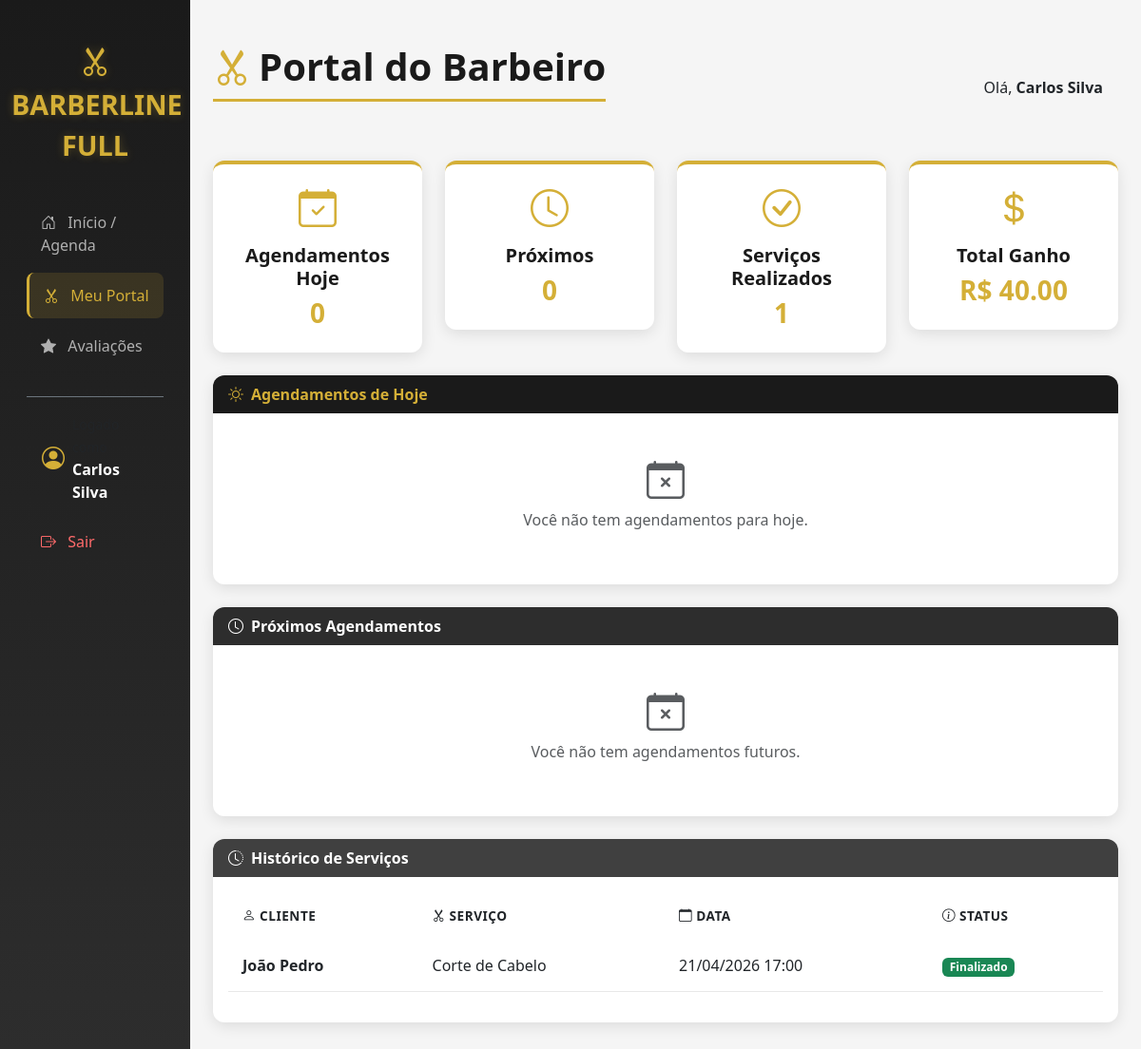
/portal-barbeiro/ (signed in), run on the app's committed database.
### usuarios/models.py (models this page shows, shortened)
class Usuario(AbstractUser):
    class Tipo(models.TextChoices):
        ADMIN = 'ADMIN', 'Administrador'
        BARBEIRO = 'BARBEIRO', 'Barbeiro'
        CLIENTE = 'CLIENTE', 'Cliente'
    tipo = models.CharField(
        max_length=20,
        choices=Tipo.choices,
        default=Tipo.CLIENTE
    )
    telefone = models.CharField(max_length=15, blank=True, null=True)

### agendamentos/models.py (models this page shows, shortened)
class Agendamento(models.Model):
    STATUS_CHOICES = [
        ('agendado', 'Agendado'),
        ('confirmado', 'Confirmado'),
        ('em_andamento', 'Em Andamento'),
        ('finalizado', 'Finalizado'),
        ('cancelado', 'Cancelado'),
    ]
    cliente = models.ForeignKey(
        settings.AUTH_USER_MODEL,
        on_delete=models.CASCADE,
        related_name='agendamentos_cliente'
    )
    barbeiro = models.ForeignKey(
        settings.AUTH_USER_MODEL,
        on_delete=models.CASCADE,
        related_name='agendamentos_barbeiro'
    )
    servico = models.ForeignKey(
        Servico,
        on_delete=models.CASCADE
    )
    data_hora = models.DateTimeField()
    status = models.CharField(
        max_length=20,
        choices=STATUS_CHOICES,
        default='agendado'
    )
    observacoes = models.TextField(blank=True, null=True)
    finalizado = models.BooleanField(default=False)

### core/models.py (models this page shows, shortened)
class Servico(models.Model):
    nome = models.CharField(max_length=100)
    descricao = models.TextField(blank=True, null=True)
    preco = models.DecimalField(max_digits=10, decimal_places=2)
    duracao_minutos = models.IntegerField(default=30)

### agendamentos/views.py (the view)
# urls.py: path('portal-barbeiro/', views.portal_barbeiro, name='portal_barbeiro'),
@login_required
def portal_barbeiro(request):
    if request.user.tipo != 'BARBEIRO':
        return redirect('dashboard')
    from django.utils import timezone
    agendamentos = Agendamento.objects.filter(barbeiro=request.user).order_by('-data_hora')
    agendamentos_hoje = agendamentos.filter(data_hora__date=timezone.now().date())
    agendamentos_futuros = agendamentos.filter(data_hora__gte=timezone.now())
    agendamentos_passados = agendamentos.filter(data_hora__lt=timezone.now())
    total_servicos = agendamentos.filter(status='finalizado').count()
    total_ganho = sum(a.servico.preco for a in agendamentos.filter(status='finalizado'))
    context = {
        'agendamentos': agendamentos,
        'agendamentos_hoje': agendamentos_hoje,
        'agendamentos_futuros': agendamentos_futuros,
        'agendamentos_passados': agendamentos_passados,
        'total_servicos': total_servicos,
        'total_ganho': total_ganho,
    }
    return render(request, 'portal_barbeiro.html', context)

### templates/portal_barbeiro.html (shortened to what this page needs)
{% extends 'base.html' %}
{% block content %}
<div class="d-flex justify-content-between align-items-center pt-3 pb-2 mb-4">
    <h1 class="page-header">
        <i class="bi bi-scissors me-2 text-gold"></i>Portal do Barbeiro
    </h1>
    <div>
        <span class="me-3">Olá, <strong>{{ user.first_name }} {{ user.last_name }}</strong></span>
    </div>
</div>
<div class="row mb-4">
    <div class="col-md-3">
        <div class="card text-center p-3" style="border-top: 4px solid var(--gold);">
            <i class="bi bi-calendar-check fs-1 icon-gold mb-2"></i>
            <h5>Agendamentos Hoje</h5>
            <h3 class="text-gold">{{ agendamentos_hoje.count }}</h3>
        </div>
    </div>
    <div class="col-md-3">
        <div class="card text-center p-3" style="border-top: 4px solid var(--gold);">
            <i class="bi bi-clock fs-1 icon-gold mb-2"></i>
            <h5>Próximos</h5>
            <h3 class="text-gold">{{ agendamentos_futuros.count }}</h3>
        </div>
    </div>
    <div class="col-md-3">
        <div class="card text-center p-3" style="border-top: 4px solid var(--gold);">
            <i class="bi bi-check-circle fs-1 icon-gold mb-2"></i>
            <h5>Serviços Realizados</h5>
            <h3 class="text-gold">{{ total_servicos }}</h3>
        </div>
    </div>
    <div class="col-md-3">
        <div class="card text-center p-3" style="border-top: 4px solid var(--gold);">
            <i class="bi bi-currency-dollar fs-1 icon-gold mb-2"></i>
            <h5>Total Ganho</h5>
            <h3 class="text-gold">R$ {{ total_ganho|floatformat:2 }}</h3>
        </div>
    </div>
</div>
<div class="card mb-4">
    <div class="card-header" style="background: var(--primary-black); color: var(--gold);">
        <i class="bi bi-sun me-2"></i>Agendamentos de Hoje
    </div>
    <div class="card-body">
        {% if agendamentos_hoje %}
        <div class="table-responsive">
            <table class="table table-hover">
                <thead>
                    <tr>
                        <th><i class="bi bi-person me-1"></i>Cliente</th>
                        <th><i class="bi bi-scissors me-1"></i>Serviço</th>
                        <th><i class="bi bi-clock me-1"></i>Horário</th>
                        <th><i class="bi bi-info-circle me-1"></i>Status</th>
                        <th><i class="bi bi-gear me-1"></i>Ações</th>
                    </tr>
                </thead>
                <tbody>
                    {% for a in agendamentos_hoje %}
                    <tr>
                        <td><strong>{{ a.cliente.first_name }} {{ a.cliente.last_name }}</strong></td>
                        <td>{{ a.servico.nome }}<br><small class="text-muted">R$ {{ a.servico.preco }}</small></td>
                        <td>{{ a.data_hora|date:"H:i" }}</td>
                        <td>
                            <span class="badge
                                {% if a.status == 'agendado' %}bg-primary
                                {% elif a.status == 'confirmado' %}bg-info
                                {% elif a.status == 'em_andamento' %}bg-warning
                                {% elif a.status == 'finalizado' %}bg-success
                                {% elif a.status == 'cancelado' %}bg-danger{% endif %}">
                                {{ a.get_status_display }}
                            </span>
                        </td>
                        <td>
                            <form method="POST" action="{% url 'atualizar_status' a.pk %}" style="display:inline;">
                                {% csrf_token %}
                                <input type="hidden" name="status" value="em_andamento">
                                <button type="submit" class="btn btn-sm btn-warning" {% if a.status == 'em_andamento' or a.status == 'finalizado' %}disabled{% endif %}>
                                    <i class="bi bi-play"></i> Iniciar
                                </button>
                            </form>
                            <form method="POST" action="{% url 'atualizar_status' a.pk %}" style="display:inline;">
                                {% csrf_token %}
                                <input type="hidden" name="status" value="finalizado">
                                <button type="submit" class="btn btn-sm btn-success" {% if a.status == 'finalizado' %}disabled{% endif %}>
                                    <i class="bi bi-check-lg"></i> Finalizar
                                </button>
                            </form>
                        </td>
                    </tr>
                    {% endfor %}
                </tbody>
            </table>
        </div>
        {% else %}
        <div class="text-center py-4">
            <i class="bi bi-calendar-x fs-1 text-muted mb-3"></i>
            <p class="text-muted">Você não tem agendamentos para hoje.</p>
        </div>
        {% endif %}
    </div>
</div>
<div class="card mb-4">
    <div class="card-header" style="background: var(--secondary-black); color: var(--white);">
        <i class="bi bi-clock me-2"></i>Próximos Agendamentos
    </div>
    <div class="card-body">
        {% if agendamentos_futuros %}
        <div class="table-responsive">
            <table class="table table-hover">
                <thead>
                    <tr>
                        <th><i class="bi bi-person me-1"></i>Cliente</th>
                        <th><i class="bi bi-scissors me-1"></i>Serviço</th>
                        <th><i class="bi bi-calendar me-1"></i>Data</th>
                        <th><i class="bi bi-clock me-1"></i>Horário</th>
                        <th><i class="bi bi-info-circle me-1"></i>Status</th>
                    </tr>
                </thead>
                <tbody>
                    {% for a in agendamentos_futuros %}
                    <tr>
                        <td><strong>{{ a.cliente.first_name }} {{ a.cliente.last_name }}</strong></td>
                        <td>{{ a.servico.nome }}<br><small class="text-muted">R$ {{ a.servico.preco }}</small></td>
                        <td>{{ a.data_hora|date:"d/m/Y" }}</td>
                        <td>{{ a.data_hora|date:"H:i" }}</td>
                        <td>
                            <span class="badge
                                {% if a.status == 'agendado' %}bg-primary
                                {% elif a.status == 'confirmado' %}bg-info
                                {% elif a.status == 'em_andamento' %}bg-warning
                                {% elif a.status == 'finalizado' %}bg-success
                                {% elif a.status == 'cancelado' %}bg-danger{% endif %}">
                                {{ a.get_status_display }}
                            </span>
                        </td>
                    </tr>
                    {% endfor %}
                </tbody>
            </table>
        </div>
        {% else %}
        <div class="text-center py-4">
            <i class="bi bi-calendar-x fs-1 text-muted mb-3"></i>
            <p class="text-muted">Você não tem agendamentos futuros.</p>
        </div>
        {% endif %}
    </div>
</div>
<div class="card">
    <div class="card-header" style="background: var(--dark-gray); color: var(--white);">
        <i class="bi bi-clock-history me-2"></i>Histórico de Serviços
    </div>
    <div class="card-body">
        {% if agendamentos_passados %}
        <div class="table-responsive">
            <table class="table table-hover">
                <thead>
                    <tr>
                        <th><i class="bi bi-person me-1"></i>Cliente</th>
                        <th><i class="bi bi-scissors me-1"></i>Serviço</th>
                        <th><i class="bi bi-calendar me-1"></i>Data</th>
                        <th><i class="bi bi-info-circle me-1"></i>Status</th>
                    </tr>
                </thead>
                <tbody>
                    {% for a in agendamentos_passados %}
                    <tr>
                        <td><strong>{{ a.cliente.first_name }} {{ a.cliente.last_name }}</strong></td>
                        <td>{{ a.servico.nome }}</td>
                        <td>{{ a.data_hora|date:"d/m/Y H:i" }}</td>
                        <td>
                            <span class="badge
                                {% if a.status == 'agendado' %}bg-primary
                                {% elif a.status == 'confirmado' %}bg-info
                                {% elif a.status == 'em_andamento' %}bg-warning
                                {% elif a.status == 'finalizado' %}bg-success
                                {% elif a.status == 'cancelado' %}bg-danger{% endif %}">
                                {{ a.get_status_display }}
                            </span>
                        </td>
                    </tr>
                    {% endfor %}
                </tbody>
            </table>
        </div>
        {% else %}
        <div class="text-center py-4">
            <i class="bi bi-clock-history fs-1 text-muted mb-3"></i>
            <p class="text-muted">Você ainda não tem histórico de serviços.</p>
        </div>
        {% endif %}
    </div>
</div>
{% endblock %}

### templates/base.html (shortened to what this page needs)
<!DOCTYPE html>
<html lang="pt-br">
<head>
    <link href="https://cdn.jsdelivr.net/npm/bootstrap@5.3.0/dist/css/bootstrap.min.css" rel="stylesheet">
    <link rel="stylesheet" href="https://cdn.jsdelivr.net/npm/bootstrap-icons@1.11.0/font/bootstrap-icons.css">
</head>
<body>
    <div class="container-fluid">
        <div class="row">
            <nav class="col-md-3 col-lg-2 d-md-block sidebar collapse show">
                <div class="position-sticky">
                    <div class="brand mb-3">
                        <i class="bi bi-scissors"></i><br>
                        BARBERLINE FULL
                    </div>
                    <div class="nav flex-column px-3">
                        <a href="{% url 'dashboard' %}" class="nav-link {% if request.resolver_match.url_name == 'dashboard' %}active{% endif %}">
                            <i class="bi bi-house-door me-2"></i> Início / Agenda
                        </a>
                        {% if user.tipo == 'BARBEIRO' %}
                            <a href="{% url 'portal_barbeiro' %}" class="nav-link {% if request.resolver_match.url_name == 'portal_barbeiro' %}active{% endif %}">
                                <i class="bi bi-scissors me-2"></i> Meu Portal
                            </a>
                            <a href="{% url 'avaliacoes' %}" class="nav-link {% if request.resolver_match.url_name == 'avaliacoes' %}active{% endif %}">
                                <i class="bi bi-star-fill me-2"></i> Avaliações
                            </a>
                        {% endif %}
                        <div class="mt-4 pt-3 border-top border-secondary">
                            <div class="d-flex align-items-center px-3 mb-3">
                                <i class="bi bi-person-circle fs-4 icon-gold me-2"></i>
                                <div>
                                    <small class="text-muted">Logado como</small>
                                    <div class="fw-bold">{{ user.first_name }} {{ user.last_name }}</div>
                                </div>
                            </div>
                            <form method="post" action="{% url 'logout' %}" style="display:inline;">
                                <button type="submit" class="nav-link logout-btn" style="background:none; border:none; cursor:pointer; width:100%; text-align:left;">
                                    <i class="bi bi-box-arrow-right me-2"></i> Sair
                                </button>
                            </form>
                        </div>
                    </div>
                </div>
            </nav>
            <main class="col-md-9 ms-sm-auto col-lg-10 px-md-4 main-content">
                {% block content %}{% endblock %}
            </main>
        </div>
    </div>
</body>
</html>

### data on the page
Usuario: first_name "Carlos", last_name "Silva"
Agendamento: cliente.first_name "João", cliente.last_name "Pedro", servico.nome "Corte de Cabelo", data_hora "21/04/2026 17:00", status "Finalizado"

### other printed values
{{ agendamentos_hoje.count }} "0"
{{ agendamentos_futuros.count }} "0"
{{ total_servicos }} "1"
{{ total_ganho|floatformat:2 }} "40.00"
